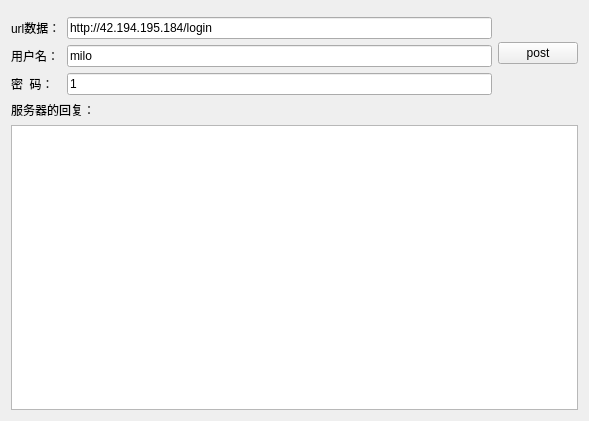
<?xml version="1.0" encoding="UTF-8"?>
<ui version="4.0">
 <class>Widget</class>
 <widget class="QWidget" name="Widget">
  <property name="geometry">
   <rect>
    <x>0</x>
    <y>0</y>
    <width>589</width>
    <height>421</height>
   </rect>
  </property>
  <property name="windowTitle">
   <string>Widget</string>
  </property>
  <layout class="QGridLayout" name="gridLayout">
   <item row="6" column="0" colspan="3">
    <widget class="QTextEdit" name="textEdit"/>
   </item>
   <item row="1" column="0">
    <widget class="QLabel" name="labelUser_4">
     <property name="text">
      <string>url数据：</string>
     </property>
    </widget>
   </item>
   <item row="5" column="0" colspan="2">
    <widget class="QLabel" name="label">
     <property name="text">
      <string>服务器的回复：</string>
     </property>
    </widget>
   </item>
   <item row="2" column="1">
    <widget class="QLineEdit" name="lineEditUser">
     <property name="text">
      <string>milo</string>
     </property>
    </widget>
   </item>
   <item row="2" column="0">
    <widget class="QLabel" name="labelUser">
     <property name="text">
      <string>用户名：</string>
     </property>
    </widget>
   </item>
   <item row="1" column="1">
    <widget class="QLineEdit" name="lineEditUrl">
     <property name="text">
      <string>http://42.194.195.184/login</string>
     </property>
    </widget>
   </item>
   <item row="3" column="0">
    <widget class="QLabel" name="labelPwd">
     <property name="text">
      <string>密  码：</string>
     </property>
    </widget>
   </item>
   <item row="3" column="1">
    <widget class="QLineEdit" name="lineEditPwd">
     <property name="text">
      <string>1</string>
     </property>
    </widget>
   </item>
   <item row="0" column="2" rowspan="4">
    <widget class="QPushButton" name="pushButton">
     <property name="text">
      <string>post</string>
     </property>
    </widget>
   </item>
  </layout>
 </widget>
 <layoutdefault spacing="6" margin="11"/>
 <resources/>
 <connections/>
</ui>
